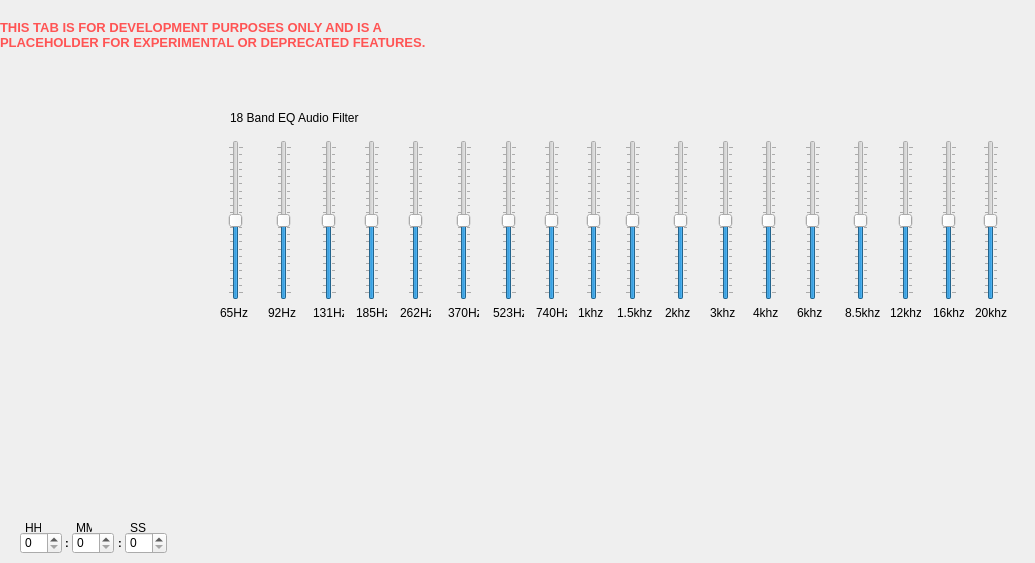
    <widget class="QWidget" name="tab">
     <attribute name="title">
      <string>DevTab</string>
     </attribute>
     <widget class="QLabel" name="L_DevelopementPlaceholder">
      <property name="geometry">
       <rect>
        <x>0</x>
        <y>10</y>
        <width>451</width>
        <height>51</height>
       </rect>
      </property>
      <property name="font">
       <font>
        <pointsize>10</pointsize>
        <italic>false</italic>
        <bold>true</bold>
       </font>
      </property>
      <property name="text">
       <string>&lt;html&gt;&lt;head/&gt;&lt;body&gt;&lt;p&gt;&lt;span style=&quot; color:#ff5454;&quot;&gt;THIS TAB IS FOR DEVELOPMENT PURPOSES ONLY AND IS A PLACEHOLDER FOR EXPERIMENTAL OR DEPRECATED FEATURES.&lt;/span&gt;&lt;/p&gt;&lt;/body&gt;&lt;/html&gt;</string>
      </property>
      <property name="wordWrap">
       <bool>true</bool>
      </property>
     </widget>
     <widget class="QSpinBox" name="spinBox">
      <property name="geometry">
       <rect>
        <x>20</x>
        <y>532</y>
        <width>42</width>
        <height>22</height>
       </rect>
      </property>
      <property name="buttonSymbols">
       <enum>QAbstractSpinBox::ButtonSymbols::UpDownArrows</enum>
      </property>
      <property name="maximum">
       <number>23</number>
      </property>
     </widget>
     <widget class="QSpinBox" name="spinBox_2">
      <property name="geometry">
       <rect>
        <x>72</x>
        <y>532</y>
        <width>42</width>
        <height>22</height>
       </rect>
      </property>
      <property name="maximum">
       <number>59</number>
      </property>
     </widget>
     <widget class="QSpinBox" name="spinBox_3">
      <property name="geometry">
       <rect>
        <x>125</x>
        <y>532</y>
        <width>42</width>
        <height>22</height>
       </rect>
      </property>
      <property name="maximum">
       <number>59</number>
      </property>
     </widget>
     <widget class="QLabel" name="label_9">
      <property name="geometry">
       <rect>
        <x>65</x>
        <y>535</y>
        <width>16</width>
        <height>16</height>
       </rect>
      </property>
      <property name="font">
       <font>
        <pointsize>8</pointsize>
        <italic>false</italic>
        <bold>true</bold>
       </font>
      </property>
      <property name="text">
       <string>:</string>
      </property>
     </widget>
     <widget class="QLabel" name="label_10">
      <property name="geometry">
       <rect>
        <x>118</x>
        <y>535</y>
        <width>16</width>
        <height>16</height>
       </rect>
      </property>
      <property name="font">
       <font>
        <pointsize>8</pointsize>
        <italic>false</italic>
        <bold>true</bold>
       </font>
      </property>
      <property name="text">
       <string>:</string>
      </property>
     </widget>
     <widget class="QLabel" name="label_12">
      <property name="geometry">
       <rect>
        <x>25</x>
        <y>520</y>
        <width>16</width>
        <height>16</height>
       </rect>
      </property>
      <property name="text">
       <string>HH</string>
      </property>
     </widget>
     <widget class="QLabel" name="label_14">
      <property name="geometry">
       <rect>
        <x>76</x>
        <y>520</y>
        <width>16</width>
        <height>16</height>
       </rect>
      </property>
      <property name="text">
       <string>MM</string>
      </property>
     </widget>
     <widget class="QLabel" name="label_17">
      <property name="geometry">
       <rect>
        <x>130</x>
        <y>520</y>
        <width>16</width>
        <height>16</height>
       </rect>
      </property>
      <property name="text">
       <string>SS</string>
      </property>
     </widget>
     <widget class="QSlider" name="verticalSlider">
      <property name="geometry">
       <rect>
        <x>228</x>
        <y>140</y>
        <width>16</width>
        <height>160</height>
       </rect>
      </property>
      <property name="maximum">
       <number>20</number>
      </property>
      <property name="value">
       <number>10</number>
      </property>
      <property name="orientation">
       <enum>Qt::Orientation::Vertical</enum>
      </property>
      <property name="tickPosition">
       <enum>QSlider::TickPosition::TicksBothSides</enum>
      </property>
     </widget>
     <widget class="QLabel" name="label_16">
      <property name="geometry">
       <rect>
        <x>220</x>
        <y>305</y>
        <width>31</width>
        <height>16</height>
       </rect>
      </property>
      <property name="text">
       <string>65Hz</string>
      </property>
     </widget>
     <widget class="QLabel" name="label_18">
      <property name="geometry">
       <rect>
        <x>268</x>
        <y>305</y>
        <width>31</width>
        <height>16</height>
       </rect>
      </property>
      <property name="text">
       <string>92Hz</string>
      </property>
     </widget>
     <widget class="QSlider" name="verticalSlider_2">
      <property name="geometry">
       <rect>
        <x>276</x>
        <y>140</y>
        <width>16</width>
        <height>160</height>
       </rect>
      </property>
      <property name="maximum">
       <number>20</number>
      </property>
      <property name="value">
       <number>10</number>
      </property>
      <property name="orientation">
       <enum>Qt::Orientation::Vertical</enum>
      </property>
      <property name="tickPosition">
       <enum>QSlider::TickPosition::TicksBothSides</enum>
      </property>
     </widget>
     <widget class="QLabel" name="label_19">
      <property name="geometry">
       <rect>
        <x>356</x>
        <y>305</y>
        <width>31</width>
        <height>16</height>
       </rect>
      </property>
      <property name="text">
       <string>185Hz</string>
      </property>
     </widget>
     <widget class="QSlider" name="verticalSlider_3">
      <property name="geometry">
       <rect>
        <x>364</x>
        <y>140</y>
        <width>16</width>
        <height>160</height>
       </rect>
      </property>
      <property name="maximum">
       <number>20</number>
      </property>
      <property name="value">
       <number>10</number>
      </property>
      <property name="orientation">
       <enum>Qt::Orientation::Vertical</enum>
      </property>
      <property name="tickPosition">
       <enum>QSlider::TickPosition::TicksBothSides</enum>
      </property>
     </widget>
     <widget class="QLabel" name="label_20">
      <property name="geometry">
       <rect>
        <x>313</x>
        <y>305</y>
        <width>31</width>
        <height>16</height>
       </rect>
      </property>
      <property name="text">
       <string>131Hz</string>
      </property>
     </widget>
     <widget class="QSlider" name="verticalSlider_4">
      <property name="geometry">
       <rect>
        <x>321</x>
        <y>140</y>
        <width>16</width>
        <height>160</height>
       </rect>
      </property>
      <property name="maximum">
       <number>20</number>
      </property>
      <property name="value">
       <number>10</number>
      </property>
      <property name="orientation">
       <enum>Qt::Orientation::Vertical</enum>
      </property>
      <property name="tickPosition">
       <enum>QSlider::TickPosition::TicksBothSides</enum>
      </property>
     </widget>
     <widget class="QLabel" name="label_41">
      <property name="geometry">
       <rect>
        <x>448</x>
        <y>305</y>
        <width>31</width>
        <height>16</height>
       </rect>
      </property>
      <property name="text">
       <string>370Hz</string>
      </property>
     </widget>
     <widget class="QLabel" name="label_42">
      <property name="geometry">
       <rect>
        <x>536</x>
        <y>305</y>
        <width>31</width>
        <height>16</height>
       </rect>
      </property>
      <property name="text">
       <string>740Hz</string>
      </property>
     </widget>
     <widget class="QSlider" name="verticalSlider_9">
      <property name="geometry">
       <rect>
        <x>544</x>
        <y>140</y>
        <width>16</width>
        <height>160</height>
       </rect>
      </property>
      <property name="maximum">
       <number>20</number>
      </property>
      <property name="value">
       <number>10</number>
      </property>
      <property name="orientation">
       <enum>Qt::Orientation::Vertical</enum>
      </property>
      <property name="tickPosition">
       <enum>QSlider::TickPosition::TicksBothSides</enum>
      </property>
     </widget>
     <widget class="QLabel" name="label_43">
      <property name="geometry">
       <rect>
        <x>493</x>
        <y>305</y>
        <width>31</width>
        <height>16</height>
       </rect>
      </property>
      <property name="text">
       <string>523Hz</string>
      </property>
     </widget>
     <widget class="QSlider" name="verticalSlider_10">
      <property name="geometry">
       <rect>
        <x>501</x>
        <y>140</y>
        <width>16</width>
        <height>160</height>
       </rect>
      </property>
      <property name="maximum">
       <number>20</number>
      </property>
      <property name="value">
       <number>10</number>
      </property>
      <property name="orientation">
       <enum>Qt::Orientation::Vertical</enum>
      </property>
      <property name="tickPosition">
       <enum>QSlider::TickPosition::TicksBothSides</enum>
      </property>
     </widget>
     <widget class="QSlider" name="verticalSlider_11">
      <property name="geometry">
       <rect>
        <x>456</x>
        <y>140</y>
        <width>16</width>
        <height>160</height>
       </rect>
      </property>
      <property name="maximum">
       <number>20</number>
      </property>
      <property name="value">
       <number>10</number>
      </property>
      <property name="orientation">
       <enum>Qt::Orientation::Vertical</enum>
      </property>
      <property name="tickPosition">
       <enum>QSlider::TickPosition::TicksBothSides</enum>
      </property>
     </widget>
     <widget class="QLabel" name="label_44">
      <property name="geometry">
       <rect>
        <x>400</x>
        <y>305</y>
        <width>31</width>
        <height>16</height>
       </rect>
      </property>
      <property name="text">
       <string>262Hz</string>
      </property>
     </widget>
     <widget class="QSlider" name="verticalSlider_12">
      <property name="geometry">
       <rect>
        <x>408</x>
        <y>140</y>
        <width>16</width>
        <height>160</height>
       </rect>
      </property>
      <property name="maximum">
       <number>20</number>
      </property>
      <property name="value">
       <number>10</number>
      </property>
      <property name="orientation">
       <enum>Qt::Orientation::Vertical</enum>
      </property>
      <property name="tickPosition">
       <enum>QSlider::TickPosition::TicksBothSides</enum>
      </property>
     </widget>
     <widget class="QSlider" name="verticalSlider_13">
      <property name="geometry">
       <rect>
        <x>586</x>
        <y>140</y>
        <width>16</width>
        <height>160</height>
       </rect>
      </property>
      <property name="maximum">
       <number>20</number>
      </property>
      <property name="value">
       <number>10</number>
      </property>
      <property name="orientation">
       <enum>Qt::Orientation::Vertical</enum>
      </property>
      <property name="tickPosition">
       <enum>QSlider::TickPosition::TicksBothSides</enum>
      </property>
     </widget>
     <widget class="QLabel" name="label_45">
      <property name="geometry">
       <rect>
        <x>578</x>
        <y>305</y>
        <width>41</width>
        <height>16</height>
       </rect>
      </property>
      <property name="text">
       <string>1khz</string>
      </property>
     </widget>
     <widget class="QLabel" name="label_46">
      <property name="geometry">
       <rect>
        <x>845</x>
        <y>305</y>
        <width>41</width>
        <height>16</height>
       </rect>
      </property>
      <property name="text">
       <string>8.5khz</string>
      </property>
     </widget>
     <widget class="QLabel" name="label_47">
      <property name="geometry">
       <rect>
        <x>665</x>
        <y>305</y>
        <width>31</width>
        <height>16</height>
       </rect>
      </property>
      <property name="text">
       <string>2khz</string>
      </property>
     </widget>
     <widget class="QLabel" name="label_48">
      <property name="geometry">
       <rect>
        <x>753</x>
        <y>305</y>
        <width>31</width>
        <height>16</height>
       </rect>
      </property>
      <property name="text">
       <string>4khz</string>
      </property>
     </widget>
     <widget class="QSlider" name="verticalSlider_14">
      <property name="geometry">
       <rect>
        <x>761</x>
        <y>140</y>
        <width>16</width>
        <height>160</height>
       </rect>
      </property>
      <property name="maximum">
       <number>20</number>
      </property>
      <property name="value">
       <number>10</number>
      </property>
      <property name="orientation">
       <enum>Qt::Orientation::Vertical</enum>
      </property>
      <property name="tickPosition">
       <enum>QSlider::TickPosition::TicksBothSides</enum>
      </property>
     </widget>
     <widget class="QSlider" name="verticalSlider_15">
      <property name="geometry">
       <rect>
        <x>805</x>
        <y>140</y>
        <width>16</width>
        <height>160</height>
       </rect>
      </property>
      <property name="maximum">
       <number>20</number>
      </property>
      <property name="value">
       <number>10</number>
      </property>
      <property name="orientation">
       <enum>Qt::Orientation::Vertical</enum>
      </property>
      <property name="tickPosition">
       <enum>QSlider::TickPosition::TicksBothSides</enum>
      </property>
     </widget>
     <widget class="QLabel" name="label_49">
      <property name="geometry">
       <rect>
        <x>710</x>
        <y>305</y>
        <width>31</width>
        <height>16</height>
       </rect>
      </property>
      <property name="text">
       <string>3khz</string>
      </property>
     </widget>
     <widget class="QLabel" name="label_50">
      <property name="geometry">
       <rect>
        <x>797</x>
        <y>305</y>
        <width>31</width>
        <height>16</height>
       </rect>
      </property>
      <property name="text">
       <string>6khz</string>
      </property>
     </widget>
     <widget class="QSlider" name="verticalSlider_16">
      <property name="geometry">
       <rect>
        <x>983</x>
        <y>140</y>
        <width>16</width>
        <height>160</height>
       </rect>
      </property>
      <property name="maximum">
       <number>20</number>
      </property>
      <property name="value">
       <number>10</number>
      </property>
      <property name="orientation">
       <enum>Qt::Orientation::Vertical</enum>
      </property>
      <property name="tickPosition">
       <enum>QSlider::TickPosition::TicksBothSides</enum>
      </property>
     </widget>
     <widget class="QSlider" name="verticalSlider_17">
      <property name="geometry">
       <rect>
        <x>718</x>
        <y>140</y>
        <width>16</width>
        <height>160</height>
       </rect>
      </property>
      <property name="maximum">
       <number>20</number>
      </property>
      <property name="value">
       <number>10</number>
      </property>
      <property name="orientation">
       <enum>Qt::Orientation::Vertical</enum>
      </property>
      <property name="tickPosition">
       <enum>QSlider::TickPosition::TicksBothSides</enum>
      </property>
     </widget>
     <widget class="QLabel" name="label_51">
      <property name="geometry">
       <rect>
        <x>975</x>
        <y>305</y>
        <width>51</width>
        <height>16</height>
       </rect>
      </property>
      <property name="text">
       <string>20khz</string>
      </property>
     </widget>
     <widget class="QSlider" name="verticalSlider_18">
      <property name="geometry">
       <rect>
        <x>941</x>
        <y>140</y>
        <width>16</width>
        <height>160</height>
       </rect>
      </property>
      <property name="maximum">
       <number>20</number>
      </property>
      <property name="value">
       <number>10</number>
      </property>
      <property name="orientation">
       <enum>Qt::Orientation::Vertical</enum>
      </property>
      <property name="tickPosition">
       <enum>QSlider::TickPosition::TicksBothSides</enum>
      </property>
     </widget>
     <widget class="QLabel" name="label_52">
      <property name="geometry">
       <rect>
        <x>933</x>
        <y>305</y>
        <width>31</width>
        <height>16</height>
       </rect>
      </property>
      <property name="text">
       <string>16khz</string>
      </property>
     </widget>
     <widget class="QSlider" name="verticalSlider_19">
      <property name="geometry">
       <rect>
        <x>673</x>
        <y>140</y>
        <width>16</width>
        <height>160</height>
       </rect>
      </property>
      <property name="maximum">
       <number>20</number>
      </property>
      <property name="value">
       <number>10</number>
      </property>
      <property name="orientation">
       <enum>Qt::Orientation::Vertical</enum>
      </property>
      <property name="tickPosition">
       <enum>QSlider::TickPosition::TicksBothSides</enum>
      </property>
     </widget>
     <widget class="QLabel" name="label_53">
      <property name="geometry">
       <rect>
        <x>617</x>
        <y>305</y>
        <width>41</width>
        <height>16</height>
       </rect>
      </property>
      <property name="text">
       <string>1.5khz</string>
      </property>
     </widget>
     <widget class="QSlider" name="verticalSlider_20">
      <property name="geometry">
       <rect>
        <x>898</x>
        <y>140</y>
        <width>16</width>
        <height>160</height>
       </rect>
      </property>
      <property name="maximum">
       <number>20</number>
      </property>
      <property name="value">
       <number>10</number>
      </property>
      <property name="orientation">
       <enum>Qt::Orientation::Vertical</enum>
      </property>
      <property name="tickPosition">
       <enum>QSlider::TickPosition::TicksBothSides</enum>
      </property>
     </widget>
     <widget class="QLabel" name="label_54">
      <property name="geometry">
       <rect>
        <x>890</x>
        <y>305</y>
        <width>31</width>
        <height>16</height>
       </rect>
      </property>
      <property name="text">
       <string>12khz</string>
      </property>
     </widget>
     <widget class="QSlider" name="verticalSlider_21">
      <property name="geometry">
       <rect>
        <x>625</x>
        <y>140</y>
        <width>16</width>
        <height>160</height>
       </rect>
      </property>
      <property name="maximum">
       <number>20</number>
      </property>
      <property name="value">
       <number>10</number>
      </property>
      <property name="orientation">
       <enum>Qt::Orientation::Vertical</enum>
      </property>
      <property name="tickPosition">
       <enum>QSlider::TickPosition::TicksBothSides</enum>
      </property>
     </widget>
     <widget class="QSlider" name="verticalSlider_22">
      <property name="geometry">
       <rect>
        <x>853</x>
        <y>140</y>
        <width>16</width>
        <height>160</height>
       </rect>
      </property>
      <property name="maximum">
       <number>20</number>
      </property>
      <property name="value">
       <number>10</number>
      </property>
      <property name="orientation">
       <enum>Qt::Orientation::Vertical</enum>
      </property>
      <property name="tickPosition">
       <enum>QSlider::TickPosition::TicksBothSides</enum>
      </property>
     </widget>
     <widget class="QLabel" name="label_21">
      <property name="geometry">
       <rect>
        <x>230</x>
        <y>110</y>
        <width>141</width>
        <height>16</height>
       </rect>
      </property>
      <property name="text">
       <string>18 Band EQ Audio Filter</string>
      </property>
      <property name="scaledContents">
       <bool>false</bool>
      </property>
      <property name="wordWrap">
       <bool>false</bool>
      </property>
     </widget>
    </widget>
